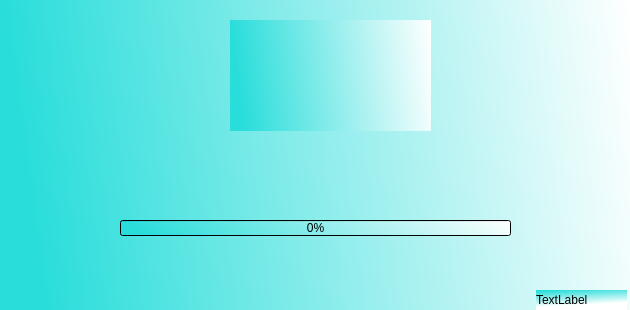
<?xml version="1.0" encoding="UTF-8"?>
<ui version="4.0">
 <class>WelcomeDialog</class>
 <widget class="QDialog" name="WelcomeDialog">
  <property name="geometry">
   <rect>
    <x>0</x>
    <y>0</y>
    <width>630</width>
    <height>310</height>
   </rect>
  </property>
  <property name="windowTitle">
   <string>Welcome Dialog</string>
  </property>
  <property name="windowIcon">
   <iconset resource="../../resources/peritia.qrc">
    <normaloff>:/icons/buttons/accessibility.png</normaloff>:/icons/buttons/accessibility.png</iconset>
  </property>
  <property name="styleSheet">
   <string notr="true">background-color: qlineargradient(spread:pad, x1:0, y1:0.068, x2:1, y2:0, stop:0 rgba(40, 221, 218, 255), stop:1 rgba(255, 255, 255, 255));</string>
  </property>
  <widget class="QLabel" name="versionLabel">
   <property name="geometry">
    <rect>
     <x>536</x>
     <y>290</y>
     <width>91</width>
     <height>20</height>
    </rect>
   </property>
   <property name="styleSheet">
    <string notr="true">background-color: qlineargradient(spread:pad, x1:0.006, y1:0.0509545, x2:0.185393, y2:0.818, stop:0 rgba(40, 221, 218, 255), stop:1 rgba(255, 255, 255, 255));</string>
   </property>
   <property name="text">
    <string>TextLabel</string>
   </property>
  </widget>
  <widget class="QLabel" name="label_2">
   <property name="geometry">
    <rect>
     <x>230</x>
     <y>20</y>
     <width>201</width>
     <height>111</height>
    </rect>
   </property>
   <property name="styleSheet">
    <string notr="true">image: url(:/logos/peritia-logo.png);</string>
   </property>
  </widget>
  <widget class="QProgressBar" name="progressBar">
   <property name="geometry">
    <rect>
     <x>120</x>
     <y>220</y>
     <width>391</width>
     <height>16</height>
    </rect>
   </property>
   <property name="styleSheet">
    <string notr="true">background-color: qlineargradient(spread:pad, x1:0, y1:0, x2:1, y2:0, stop:0 rgba(245, 224, 176, 255), stop:0.09 rgba(246, 189, 237, 255), stop:0.14 rgba(194, 207, 246, 255), stop:0.19 rgba(184, 160, 168, 255), stop:0.25 rgba(171, 186, 248, 255), stop:0.32 rgba(243, 248, 224, 255), stop:0.385 rgba(249, 162, 183, 255), stop:0.47 rgba(100, 115, 124, 255), stop:0.58 rgba(251, 205, 202, 255), stop:0.65 rgba(170, 128, 185, 255), stop:0.75 rgba(252, 222, 204, 255), stop:0.805 rgba(206, 122, 218, 255), stop:0.86 rgba(254, 223, 175, 255), stop:0.91 rgba(254, 236, 244, 255), stop:1 rgba(255, 191, 221, 255));</string>
   </property>
   <property name="maximum">
    <number>10</number>
   </property>
   <property name="value">
    <number>0</number>
   </property>
   <property name="textVisible">
    <bool>true</bool>
   </property>
   <property name="orientation">
    <enum>Qt::Horizontal</enum>
   </property>
   <property name="invertedAppearance">
    <bool>false</bool>
   </property>
   <property name="textDirection">
    <enum>QProgressBar::TopToBottom</enum>
   </property>
   <property name="format">
    <string>%p%</string>
   </property>
  </widget>
 </widget>
 <resources>
  <include location="../../resources/peritia.qrc"/>
 </resources>
 <connections/>
</ui>
